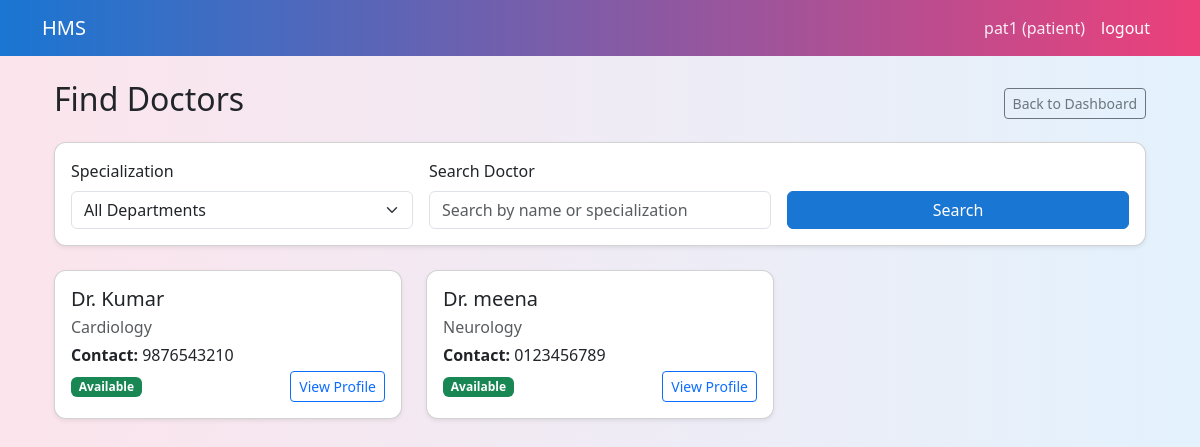
Screenshot of /patient/doctors (signed in) with the database file from the repository.
### models.py (models this page shows, shortened)
class Doctor(db.Model):
    __tablename__="doctors"
    id=db.Column(db.Integer,primary_key=True)
    user_id=db.Column(db.Integer,db.ForeignKey("users.id"),nullable=False)
    department_id=db.Column(db.Integer,db.ForeignKey("departments.id"))
    full_name=db.Column(db.String(120),nullable=False)
    phone=db.Column(db.String(20))
    about=db.Column(db.Text)
    experience_years=db.Column(db.Integer)
    is_active=db.Column(db.Boolean, default=True)
    user=db.relationship("User",back_populates="doctor_profile")
    department=db.relationship("Department",back_populates="doctors")
    appointments=db.relationship("Appointment",back_populates="doctor")
    availabilities=db.relationship("DoctorAvailability",back_populates="doctor")

class Department(db.Model):
    __tablename__="departments"
    id=db.Column(db.Integer,primary_key=True)
    name=db.Column(db.String(80),unique=True,nullable=False)
    description=db.Column(db.Text)
    doctors=db.relationship("Doctor",back_populates="department")

### app.py (the view, shortened to what this page needs)
    @app.route('/patient/doctors')
    def patient_search_doctors():
        if session.get('role') != 'patient':
            return redirect(url_for('login'))
        dept_id=request.args.get('dept_id', type=int)
        search = request.args.get('search', '').strip()
        query = (
            Doctor.query
            .join(Department, Doctor.department_id==Department.id)
            .filter(Doctor.is_active==True)
        )
        if dept_id:
            query = query.filter(Doctor.department_id==dept_id)
        doctors = query.filter(Doctor.is_active == True).order_by(Doctor.full_name).all()
        departments = Department.query.order_by(Department.name).all()
        return render_template(
            'patient_doctors.html',
            doctors=doctors,
            departments=departments,
            selected_dept_id=dept_id,
            search=search
            )

### templates/patient_doctors.html (shortened to what this page needs)
{% extends "base.html" %}
{% block content %}
<div class="container mt-4">
    <div class="d-flex justify-content-between align-items-center mb-3">
        <h2>Find Doctors</h2>
        <a href="{{ url_for('patient_dashboard') }}" class="btn btn-sm btn-outline-secondary">
            Back to Dashboard
        </a>
    </div>
    <div class="card shadow-sm mb-4">
        <div class="card-body">
            <form method="get" class="row g-3 align-items-end">
                <div class="col-md-4">
                    <label for="dept_id" class="form-label">Specialization</label>
                    <select name="dept_id" id="dept_id" class="form-select">
                        <option value="">All Departments</option>
                    </select>
                </div>
                <div class="col-md-4">
                    <label for="search" class="form-label">Search Doctor</label>
                    <input type="text"
                           class="form-control"
                           id="search"
                           name="search"
                           placeholder="Search by name or specialization"
                           value="{{ search or '' }}">
                </div>
                <div class="col-md-4 d-grid">
                    <button type="submit" class="btn btn-primary mt-2">
                        Search
                    </button>
                </div>
            </form>
        </div>
    </div>
    <div class="row">
        {% if doctors %}
            {% for doctor in doctors %}
            <div class="col-md-4 mb-4">
                <div class="card h-100 shadow-sm">
                    <div class="card-body d-flex flex-column">
                        <h5 class="card-title mb-1">{{ doctor.full_name }}</h5>
                        <p class="text-muted mb-1">
                            {{ doctor.department.name if doctor.department else "General" }}
                        </p>
                        {% if doctor.phone %}
                        <p class="mb-1">
                            <strong>Contact:</strong> {{ doctor.phone }}
                        </p>
                        {% endif %}
                        <div class="mt-auto d-flex justify-content-between align-items-center">
                            <span class="badge bg-success">Available</span>
                            <a href="{{ url_for('patient_doctor_profile', doctor_id=doctor.id) }}"
                               class="btn btn-sm btn-outline-primary">
                                View Profile
                            </a>
                        </div>
                    </div>
                </div>
            </div>
            {% endfor %}
        {% else %}
        <div class="col-12">
            <div class="alert alert-info">
                No doctors found for the selected filters.
            </div>
        </div>
        {% endif %}
    </div>
</div>
{% endblock %}

### templates/base.html (style rules this page uses)
body { background: linear-gradient(90deg, #fce4ec, #e3f2fd); min-height: 100vh; }
.card { border-radius: 12px; box-shadow: 0 4px 12px rgba(0, 0, 0, 0.08); }
.btn-primary { background-color: #1976d2; border-color: #1976d2; }

### rows the page displays
Doctor: full_name "Dr. Kumar", department "Cardiology", phone "9876543210"
Doctor: full_name "Dr. meena", department "Neurology", phone "0123456789"

### other values shown
{{ session.get('username') }} "pat1"
{{ session.get('role') }} "patient"
